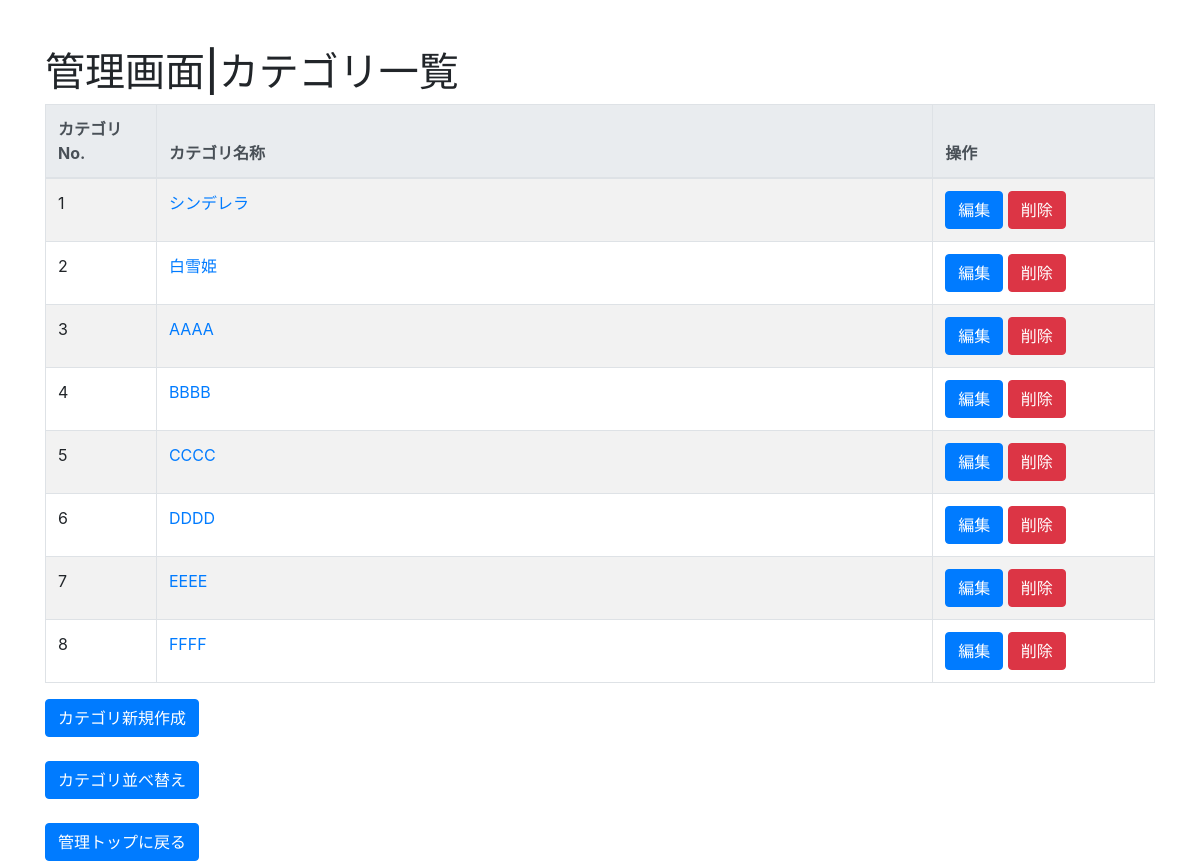
/edit/category/list/1 (signed in), run on an earlier commit of the app's database.
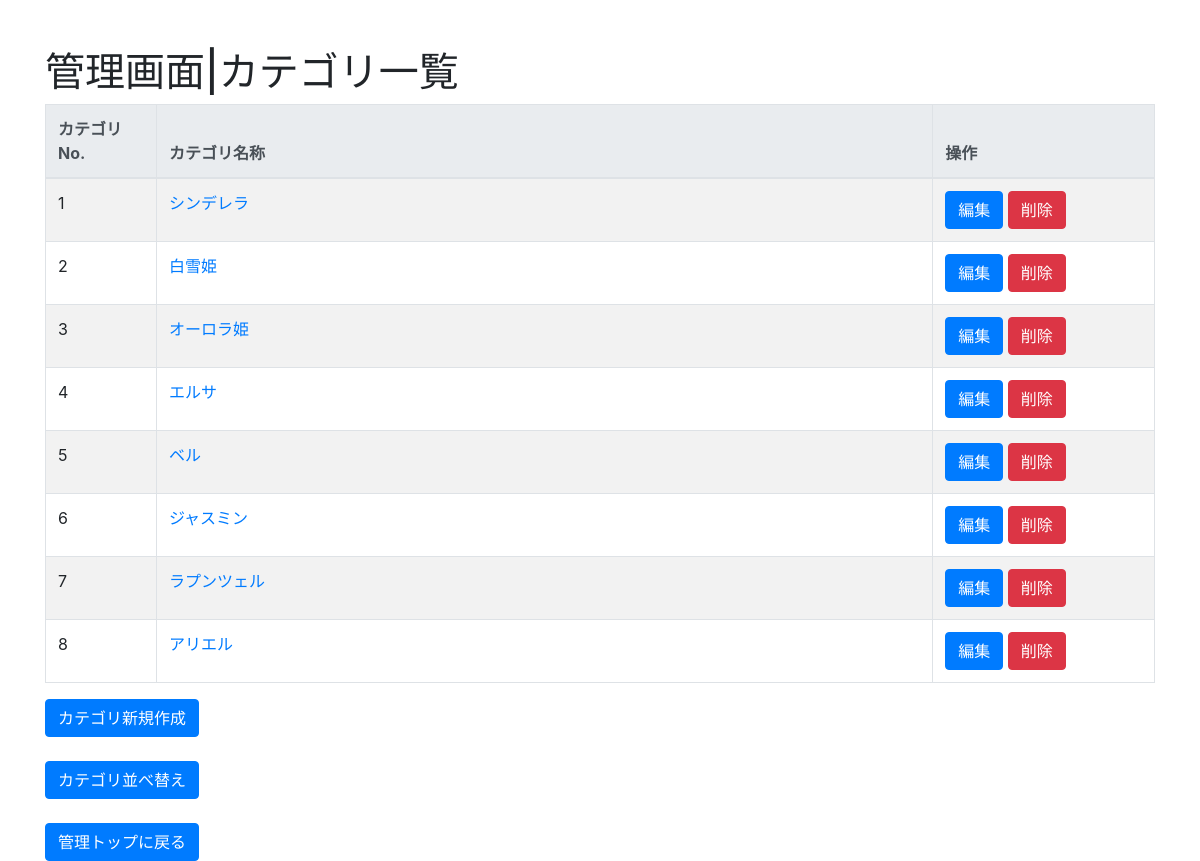
And on a later commit of the database.
### question/models.py (models this page shows, shortened)
class Category(models.Model):
    name = models.CharField('カテゴリ名称', max_length=512, blank=False)
    category_no = models.PositiveSmallIntegerField(verbose_name='カテゴリNo.', default=1)
    CategoryGroup = models.ForeignKey(CategoryGroup, on_delete=models.CASCADE, default=set_default_cateory_group)
    img = models.ImageField(verbose_name='画像', upload_to='images/', null=True)

### edit/views.py (the view)
# urls.py: path('category/list/<int:group_id>', views.CategoryList.as_view(), name='category_list'),
class CategoryList(LoginRequiredMixin, ListView):
    model = Category
    def get_context_data(self, **kwargs):
        context = super().get_context_data(**kwargs)
        context['group_id'] = self.kwargs.get('group_id')
        return context
    def get_queryset(self):
        group_id = self.kwargs.get('group_id')
        category_list = Category.objects.filter(CategoryGroup_id=group_id).order_by('category_no')
        return category_list

### edit/views.py (called while the page is built)
    @method_decorator(login_required(login_url = '/accounts/login/'))
    def dispatch(self, request, *args, **kwargs):
        return super(LoginRequiredMixin, self).dispatch(request, *args, **kwargs)

### edit/templates/question/category_list.html (shortened to what this page needs)
{% extends 'question/base.html' %}
{% block page_title %}管理画面|カテゴリ一覧{% endblock %}
{% block content %}
<div class="container">
    <div class="row">
      <div class="col-12">
        <table class="table table-bordered table-striped">
            <thead class="thead-light">
                <tr><th style="width:10%">カテゴリNo.</th><th style="width:70%">カテゴリ名称</th><th style="width:20%">操作</th></tr>
            </thead>
            {% for category in object_list %}
            <tr>
                <td>{{ category.category_no }}</td>
                <td><a href="{% url 'category_question_list' category.pk %}">{{ category.name }}</a></td>
                <td>
                  <a class="btn btn-primary" href="{% url 'category_update' group_id category.pk %}" role="button">編集</a>
                  <a class="btn btn-danger" href="{% url 'category_delete' category.pk %}" role="button">削除</a>
                </td>
            </tr>
            {% endfor %}
        </table>
        <a class="btn btn-primary" href="{% url 'category_create' group_id %}" role="button">カテゴリ新規作成</a>
        <br>
        <br>
        <a class="btn btn-primary" href="{% url 'category_sort' group_id %}" role="button">カテゴリ並べ替え</a>
        <br>
        <br>
        <a class="btn btn-primary" href="{% url 'category_group_list' %}" role="button">管理トップに戻る</a>
      </div>
    </div>
</div>
{% endblock %}

What changed in the data, as far as the page shows it:
changed Category: name "AAAA" → "オーロラ姫"
changed Category: name "BBBB" → "エルサ"
changed Category (number 5 of 8 on the later page): name "CCCC" → "ベル"
changed Category: name "DDDD" → "ジャスミン"
changed Category: name "EEEE" → "ラプンツェル"
changed Category: name "FFFF" → "アリエル"
